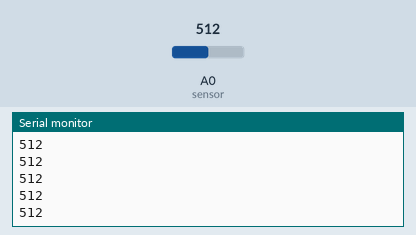
A sketch run on a simulated Arduino Uno, built with avr-gcc and run on an emulated ATmega328P. Parts: the last lines printed to the serial monitor. The test bench sets the inputs (shaded band); at power-on: A0 (sensor) = 512.

Above: at 1.2 s.
1.3 s: A0 (sensor) set to 716
At 2.2 s:
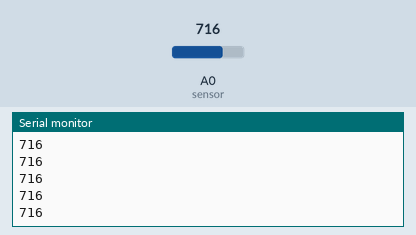
2.8 s: A0 (sensor) set to 900
At 3.7 s:
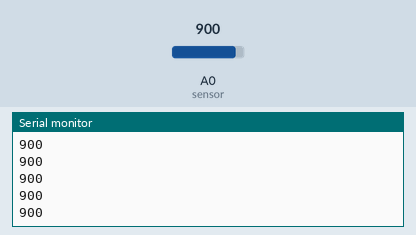
Timing chart, 0 to 5.8 s (numbered marks = the images above; inputs shaded):
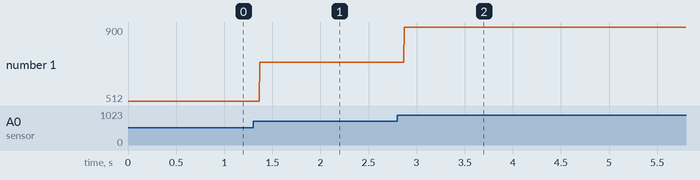

Measured:
- after the input at 1.3 s, the serial monitor: prints a new line after 0.07 s (image 1)
- after the input at 2.8 s, the serial monitor: prints a new line after 0.07 s (image 2)
- plotted number 1: 512 → 716 after the input at 1.3 s, 716 → 900 after the input at 2.8 s

The sketch:

code.ino
```cpp
/*
  done by amirpouyan
  date: 1/20/2022
*/
void setup() {
  // put your setup code here, to run once:
  Serial.begin(9600);
}
int tcrt_value = 0; // this value will get the tcrt500 data sensor analog value
void loop() {
  // put your main code here, to run repeatedly:
  tcrt_value = analogRead(A0); // reading the analog value of tcrt5000 sensor from OUT
  Serial.println(tcrt_value); // showing the value on serial monitor
}
```
